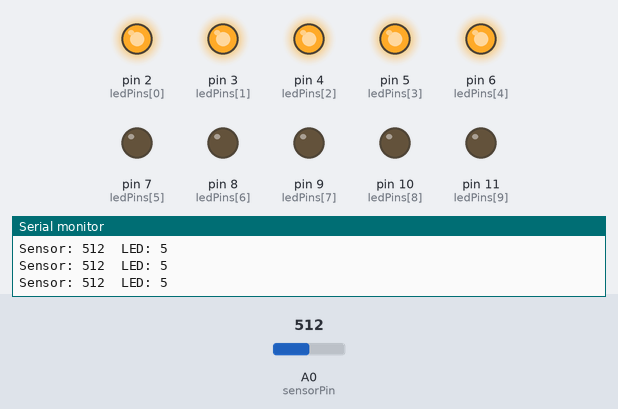
A sketch run on a simulated Arduino Uno, built with avr-gcc and run on an emulated ATmega328P. Shown: output pins drawn as LEDs (lit = HIGH), the last lines printed to the serial monitor. Inputs (shaded band) come from the test bench; at power-on: A0 (sensorPin) = 512.

Above: at 1.2 s.
1.3 s: A0 (sensorPin) set to 596
2.8 s: A0 (sensorPin) set to 622
At 3.8 s:
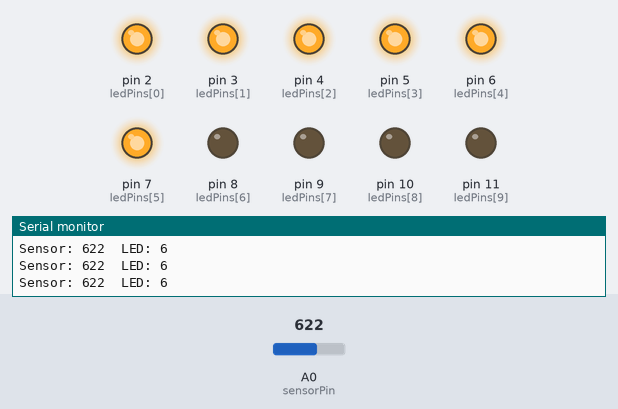
4.3 s: A0 (sensorPin) set to 511
At 5.2 s:
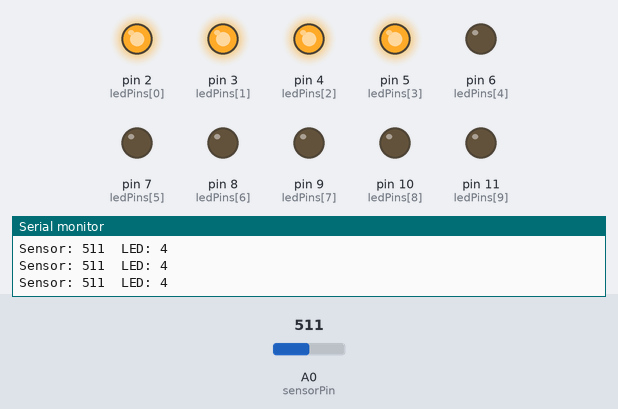
5.8 s: A0 (sensorPin) set to 427
7.3 s: A0 (sensorPin) set to 400
At 8.1 s:
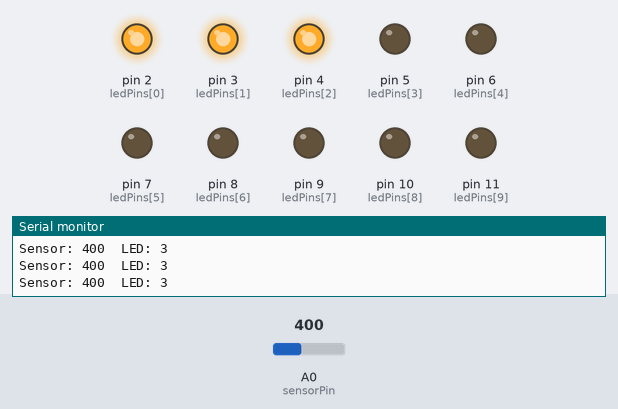
8.8 s: A0 (sensorPin) set to 716
At 9.6 s:
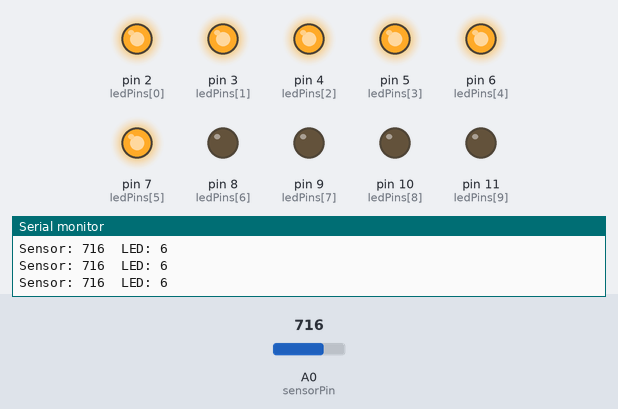
Timing chart, 0 to 11.3 s (numbered marks = the images above; inputs shaded):
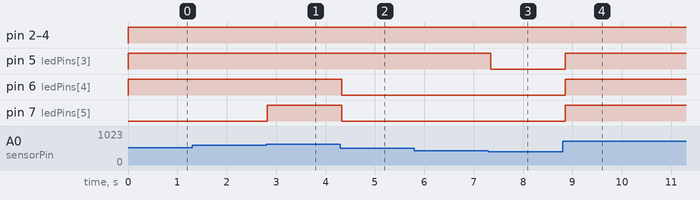

The sketch:

0529.ino
```cpp
int ledPins[] = {2, 3, 4, 5, 6, 7, 8, 9, 10, 11};
int ledCount = 10;

int sensorPin = A0;

void setup() {
  for (int i = 0; i < ledCount; i++) {
    pinMode(ledPins[i], OUTPUT);
  }

  Serial.begin(9600);
}

void loop() {
  int sensorRead = analogRead(sensorPin);

  int ledBar = map(sensorRead, 0, 1023, 0, ledCount);

  ledControl(ledBar);

  Serial.print("Sensor: ");
  Serial.print(sensorRead);
  Serial.print("  LED: ");
  Serial.println(ledBar);

  delay(100);
}

void ledControl(int ledNumber) {
  for (int i = 0; i < ledCount; i++) {
    if (i < ledNumber) {
      digitalWrite(ledPins[i], HIGH);
    } else {
      digitalWrite(ledPins[i], LOW);
    }
  }
}
```

Measured:
- the behaviour switches between 613 and 614 on A0 (sensorPin) (found by bisection; images 0 and 1)
- the behaviour switches between 410 and 409 on A0 (sensorPin) (found by bisection; images 2 and 3)
- after the input at 2.8 s, pin 7 (ledPins[5]): LOW → HIGH at once
- after the input at 4.3 s, pin 6 (ledPins[4]), pin 7 (ledPins[5]): HIGH → LOW at once
- after the input at 7.3 s, pin 5 (ledPins[3]): HIGH → LOW at once
- after the input at 8.8 s, pin 5 (ledPins[3]), pin 6 (ledPins[4]), pin 7 (ledPins[5]): LOW → HIGH after 0.05 s
